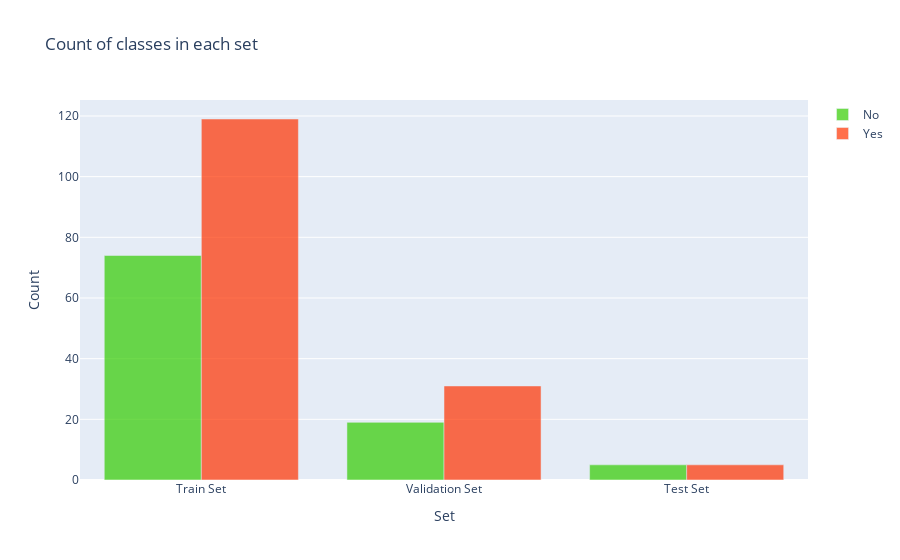

Here is the notebook cell this chart was saved with:
### Code cell
y = dict()
y[0] = []
y[1] = []

for set_name in (y_train, y_val, y_test):
    y[0].append(np.sum(set_name == 0))
    y[1].append(np.sum(set_name == 1))
    
trace0 = go.Bar(
    x=['Train Set', 'Validation Set', 'Test Set'],
    y=y[0],
    name= 'No',
    marker=dict(color='#33cc00'),
    opacity=0.7   
)

trace1 =  go.Bar(
    x=['Train Set', 'Validation Set', 'Test Set'],
    y=y[1],
    name= 'Yes',
    marker=dict(color='#ff3300'),
    opacity=0.7   
)
data = [trace0, trace1]
layout = go.Layout(
    title='Count of classes in each set',
    xaxis={'title': 'Set'},
    yaxis={'title': 'Count'}
)
fig = go.Figure(data, layout)
iplot(fig)

### Figure 1 — Plotly figure (JSON) as saved in the notebook; plotly's stock layout.template omitted (floating-point values rounded to 4 significant figures)
{"data": [{"opacity": 0.7, "name": "No", "y": [74, 19, 5], "marker": {"color": "#33cc00"}, "x": ["Train Set", "Validation Set", "Test Set"], "type": "bar"}, {"opacity": 0.7, "name": "Yes", "y": [119, 31, 5], "marker": {"color": "#ff3300"}, "x": ["Train Set", "Validation Set", "Test Set"], "type": "bar"}], "layout": {"yaxis": {"title": {"text": "Count"}}, "xaxis": {"title": {"text": "Set"}}, "title": {"text": "Count of classes in each set"}}}
